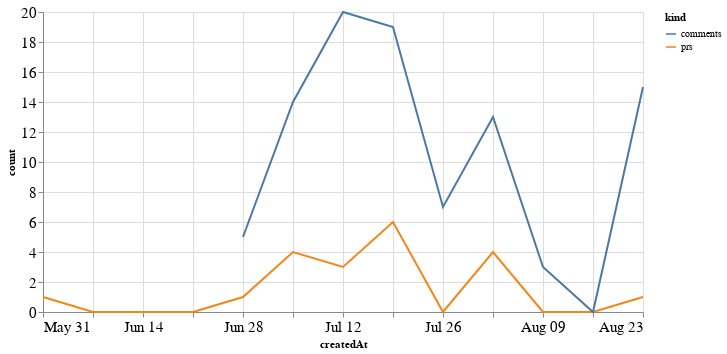

Notebook code for this chart:
### Code cell
alt.Chart(total_time, width=600).mark_line().encode(
    x='createdAt',
    y='count',
    color='kind'
)

### Figure 1 — Vega-Lite specification as saved in the notebook (floating-point values rounded to 4 significant figures)
{"config": {"axisLeft": {"labelFontSize": 15}, "axisBottom": {"labelFontSize": 15}}, "data": {"name": "data-7ebacce74204952074ce41e438e8a23e"}, "mark": "line", "encoding": {"color": {"type": "nominal", "field": "kind"}, "x": {"type": "temporal", "field": "createdAt"}, "y": {"type": "quantitative", "field": "count"}}, "width": 600, "$schema": "https://vega.github.io/schema/vega-lite/v4.8.1.json", "datasets": {"data-7ebacce74204952074ce41e438e8a23e": [{"createdAt": "2020-05-31T00:00:00", "kind": "prs", "count": 1.0}, {"createdAt": "2020-06-07T00:00:00", "kind": "prs", "count": 0.0}, {"createdAt": "2020-06-14T00:00:00", "kind": "prs", "count": 0.0}, {"createdAt": "2020-06-21T00:00:00", "kind": "prs", "count": 0.0}, {"createdAt": "2020-06-28T00:00:00", "kind": "prs", "count": 1.0}, {"createdAt": "2020-07-05T00:00:00", "kind": "prs", "count": 4.0}, {"createdAt": "2020-07-12T00:00:00", "kind": "prs", "count": 3.0}, {"createdAt": "2020-07-19T00:00:00", "kind": "prs", "count": 6.0}, {"createdAt": "2020-07-26T00:00:00", "kind": "prs", "count": 0.0}, {"createdAt": "2020-08-02T00:00:00", "kind": "prs", "count": 4.0}, {"createdAt": "2020-08-09T00:00:00", "kind": "prs", "count": 0.0}, {"createdAt": "2020-08-16T00:00:00", "kind": "prs", "count": 0.0}, {"createdAt": "2020-08-23T00:00:00", "kind": "prs", "count": 1.0}, {"createdAt": "2020-05-31T00:00:00", "kind": "comments", "count": null}, {"createdAt": "2020-06-07T00:00:00", "kind": "comments", "count": null}, {"createdAt": "2020-06-14T00:00:00", "kind": "comments", "count": null}, {"createdAt": "2020-06-21T00:00:00", "kind": "comments", "count": null}, {"createdAt": "2020-06-28T00:00:00", "kind": "comments", "count": 5.0}, {"createdAt": "2020-07-05T00:00:00", "kind": "comments", "count": 14.0}, {"createdAt": "2020-07-12T00:00:00", "kind": "comments", "count": 20.0}, {"createdAt": "2020-07-19T00:00:00", "kind": "comments", "count": 19.0}, {"createdAt": "2020-07-26T00:00:00", "kind": "comments", "count": 7.0}, {"createdAt": "2020-08-02T00:00:00", "kind": "comments", "count": 13.0}, {"createdAt": "2020-08-09T00:00:00", "kind": "comments", "count": 3.0}, {"createdAt": "2020-08-16T00:00:00", "kind": "comments", "count": 0.0}, {"createdAt": "2020-08-23T00:00:00", "kind": "comments", "count": 15.0}]}}
